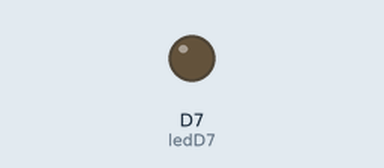
Simulated run of this sketch. Board: ESP8266 (NodeMCU). On the bench: output pins drawn as LEDs (lit = HIGH).

Above: at 1.5 s.
At 37.1 s:
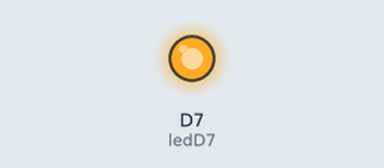
Timing chart, 0 to 40.0 s (numbered marks = the images above):
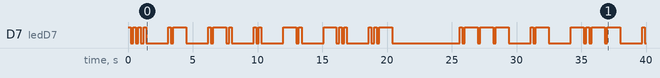

Measured:
- by itself, D7 (ledD7): LOW → HIGH at 0.00 s, → LOW 0.20 s later, → HIGH 0.20 s later, → LOW 0.20 s later, … (60 changes in this stretch)

The sketch:

harindu-218696391.ino
```cpp
/*
Harindu Jayatilleke
Student ID: 218696391
SIT210
Photon Blinking
*/

int ledD7 = D7;

void setup() {
    pinMode(ledD7, OUTPUT);
}

void loop() {

    // first name begins
    digitalWrite(ledD7, HIGH);
    delay(200);
    digitalWrite(ledD7, LOW);
    delay(200);
    digitalWrite(ledD7, HIGH);
    delay(200);
    digitalWrite(ledD7, LOW);
    delay(200);
    digitalWrite(ledD7, HIGH);
    delay(200);
    digitalWrite(ledD7, LOW);
    delay(200);
    digitalWrite(ledD7, HIGH);
    delay(200);
    digitalWrite(ledD7, LOW);
    delay(200);
    // letter H
    delay(1500);

    digitalWrite(ledD7, HIGH);
    delay(200);
    digitalWrite(ledD7, LOW);
    delay(200);
    digitalWrite(ledD7, HIGH);
    delay(1000);
    digitalWrite(ledD7, LOW);
    delay(200);
    // letter A
    delay(1500);

    digitalWrite(ledD7, HIGH);
    delay(200);
    digitalWrite(ledD7, LOW);
    delay(200);
    digitalWrite(ledD7, HIGH);
    delay(1000);
    digitalWrite(ledD7, LOW);
    delay(200);
    digitalWrite(ledD7, HIGH);
    delay(200);
    digitalWrite(ledD7, LOW);
    delay(200);
    // letter R
    delay(1500);

    digitalWrite(ledD7, HIGH);
    delay(200);
    digitalWrite(ledD7, LOW);
    delay(200);
    digitalWrite(ledD7, HIGH);
    delay(200);
    digitalWrite(ledD7, LOW);
    delay(200);
    // letter I
    delay(1500);

    digitalWrite(ledD7, HIGH);
    delay(1000);
    digitalWrite(ledD7, LOW);
    delay(200);
    digitalWrite(ledD7, HIGH);
    delay(200);
    digitalWrite(ledD7, LOW);
    delay(200);
    // letter N
    delay(1500);

    digitalWrite(ledD7, HIGH);
    delay(1000);
    digitalWrite(ledD7, LOW);
    delay(200);
    digitalWrite(ledD7, HIGH);
    delay(200);
    digitalWrite(ledD7, LOW);
    delay(200);
    digitalWrite(ledD7, HIGH);
    delay(200);
    digitalWrite(ledD7, LOW);
    delay(200);
    // letter D
    delay(1500);

    digitalWrite(ledD7, HIGH);
    delay(200);
    digitalWrite(ledD7, LOW);
    delay(200);
    digitalWrite(ledD7, HIGH);
    delay(200);
    digitalWrite(ledD7, LOW);
    delay(200);
    digitalWrite(ledD7, HIGH);
    delay(1000);
    digitalWrite(ledD7, LOW);
    delay(200);
    // letter U

    delay(5000);
    // first name ends

    // last name begins
    digitalWrite(ledD7, HIGH);
    delay(200);
    digitalWrite(ledD7, LOW);
    delay(200);
    digitalWrite(ledD7, HIGH);
    delay(1000);
    digitalWrite(ledD7, LOW);
    delay(200);
    digitalWrite(ledD7, HIGH);
    delay(1000);
    digitalWrite(ledD7, LOW);
    delay(200);
    digitalWrite(ledD7, HIGH);
    delay(1000);
    digitalWrite(ledD7, LOW);
    delay(200);
    // letter J
    delay(1500);

    digitalWrite(ledD7, HIGH);
    delay(200);
    digitalWrite(ledD7, LOW);
    delay(200);
    digitalWrite(ledD7, HIGH);
    delay(1000);
    digitalWrite(ledD7, LOW);
    delay(200);
    // letter A
    delay(1500);

    digitalWrite(ledD7, HIGH);
    delay(1000);
    digitalWrite(ledD7, LOW);
    delay(200);
    digitalWrite(ledD7, HIGH);
    delay(200);
    digitalWrite(ledD7, LOW);
    delay(200);
    digitalWrite(ledD7, HIGH);
    delay(1000);
    digitalWrite(ledD7, LOW);
    delay(200);
    digitalWrite(ledD7, HIGH);
    delay(1000);
    digitalWrite(ledD7, LOW);
    delay(200);
    // letter Y
    delay(1500);

    digitalWrite(ledD7, HIGH);
    delay(200);
    digitalWrite(ledD7, LOW);
    delay(200);
    digitalWrite(ledD7, HIGH);
    delay(1000);
    digitalWrite(ledD7, LOW);
    delay(200);
    // letter A
    delay(1500);

    digitalWrite(ledD7, HIGH);
    delay(1000);
    digitalWrite(ledD7, LOW);
    delay(200);
    // letter T
    delay(1500);

    digitalWrite(ledD7, HIGH);
    delay(200);
    digitalWrite(ledD7, LOW);
    delay(200);
    digitalWrite(ledD7, HIGH);
    delay(200);
    digitalWrite(ledD7, LOW);
    delay(200);
    // letter I
    delay(1500);

    digitalWrite(ledD7, HIGH);
    delay(200);
    digitalWrite(ledD7, LOW);
    delay(200);
    digitalWrite(ledD7, HIGH);
    delay(1000);
    digitalWrite(ledD7, LOW);
    delay(200);
    digitalWrite(ledD7, HIGH);
    delay(200);
    digitalWrite(ledD7, LOW);
    delay(200);
    digitalWrite(ledD7, HIGH);
    delay(200);
    digitalWrite(ledD7, LOW);
    delay(200);
    // letter L
    delay(1500);

    digitalWrite(ledD7, HIGH);
    delay(200);
    digitalWrite(ledD7, LOW);
    delay(200);
    digitalWrite(ledD7, HIGH);
    delay(1000);
    digitalWrite(ledD7, LOW);
    delay(200);
    digitalWrite(ledD7, HIGH);
    delay(200);
    digitalWrite(ledD7, LOW);
    delay(200);
    digitalWrite(ledD7, HIGH);
    delay(200);
    digitalWrite(ledD7, LOW);
    delay(200);
    // letter L
    delay(1500);

    digitalWrite(ledD7, HIGH);
    delay(200);
    digitalWrite(ledD7, LOW);
    delay(200);
    // letter E
    delay(1500);

    digitalWrite(ledD7, HIGH);
    delay(1000);
    digitalWrite(ledD7, LOW);
    delay(200);
    digitalWrite(ledD7, HIGH);
    delay(200);
    digitalWrite(ledD7, LOW);
    delay(200);
    digitalWrite(ledD7, HIGH);
    delay(1000);
    digitalWrite(ledD7, LOW);
    delay(200);
    // letter K
    delay(1500);

    digitalWrite(ledD7, HIGH);
    delay(200);
    digitalWrite(ledD7, LOW);
    delay(200);
    // letter E
    delay(1500);

    delay(5000);
    // last name ends

}
```
